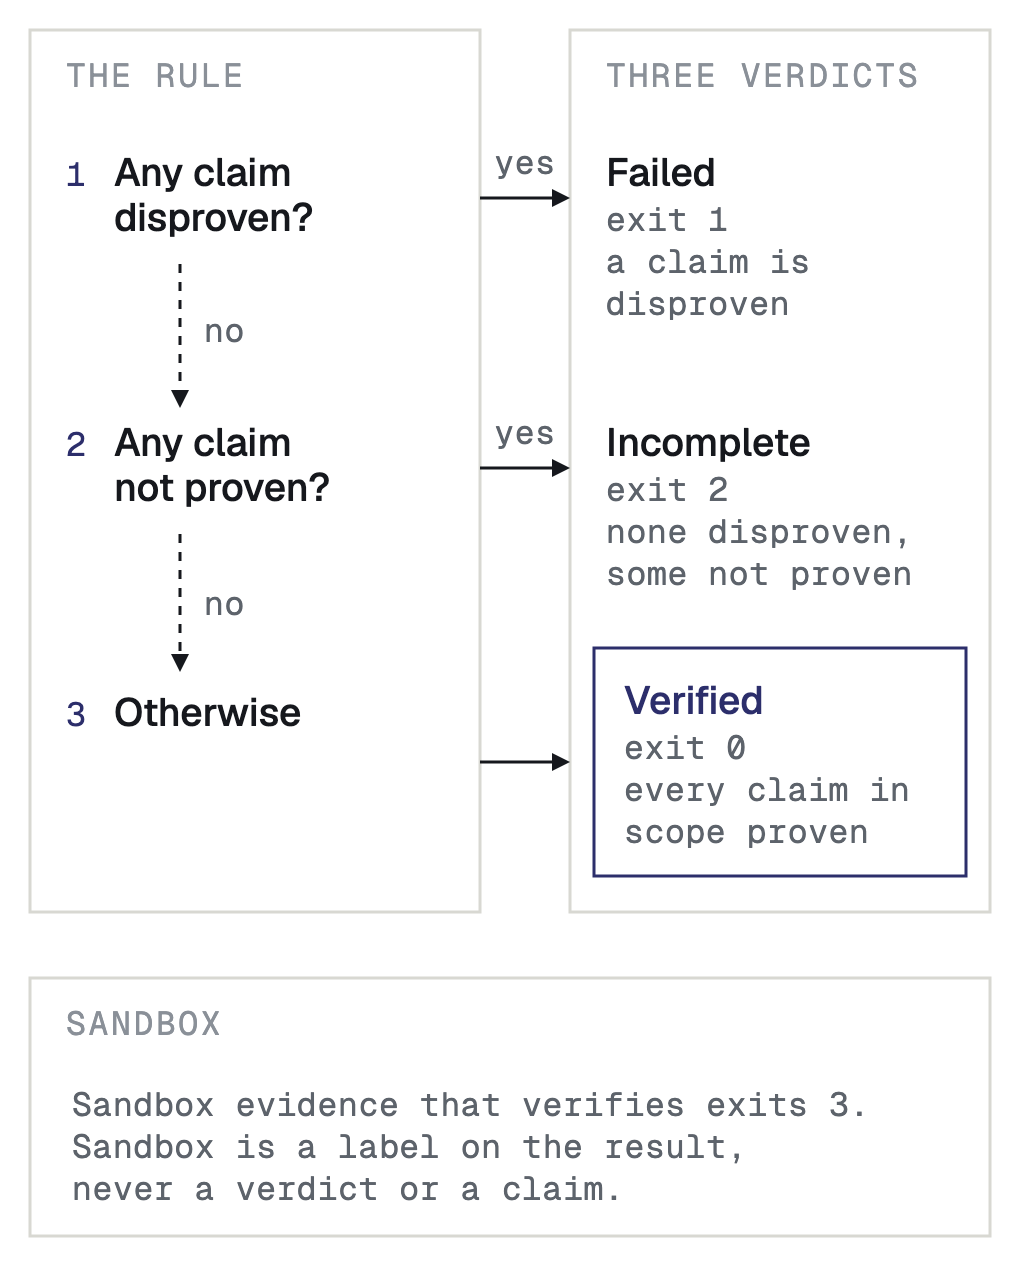

This figure's Python source:
"""Writes six-claims.svg, claims-to-verdict.svg and their -dark twins.
Run: python3 claims-to-verdict.py, then python3 render.py <names> for the PNGs the pages show.

Drawn 340 wide, the width of a docs column on a phone, with 11px labels at the least.
The picture is split in two, one under the other: the six claims, then the rule that
turns them into one of three verdicts.
"""
import os
from lib import D

ARIA_CLAIMS = ("The six claims the kernel checks: signed, unchanged, witnessed, complete, agreed and "
               "follows the rules. Each claim is proven, disproven or not proven.")

ARIA = ("How the claims become one verdict. The rule is read in order. If any claim is disproven, the "
        "verdict is Failed, exit 1. If not, and any claim is not proven, the verdict is Incomplete, exit 2. "
        "Otherwise the verdict is Verified, exit 0. Below, a note: a pack built in the Sandbox that verifies "
        "exits 3. Sandbox is a label on the result, not a verdict.")


def claims(dark=False):
    d = D(340, 314, ARIA_CLAIMS, dark, big=True)
    d.zone(10, 10, 320, 294, "Six claims")
    rows = [("Signed", "the named key signed it"),
            ("Unchanged", "bytes match what was signed"),
            ("Witnessed", "a stamp covers it"),
            ("Complete", "the pack holds all it declares"),
            ("Agreed", "both sides of a hand-off agree"),
            ("Follows the rules", "follows the record format")]
    for i, (a, b) in enumerate(rows):
        d.node(24, 52 + i * 40, a, [b])
    d.text(24, 292, "each: proven, disproven, not proven")
    return d


def verdict(dark=False):
    d = D(340, 422, ARIA, dark, big=True)

    d.zone(10, 10, 150, 294, "The rule")
    d.text(22, 62, "1", 'step')
    d.text(38, 62, "Any claim", 'lbl')
    d.text(38, 77, "disproven?", 'lbl')
    d.text(22, 152, "2", 'step')
    d.text(38, 152, "Any claim", 'lbl')
    d.text(38, 167, "not proven?", 'lbl')
    d.text(22, 242, "3", 'step')
    d.text(38, 242, "Otherwise", 'lbl')
    d.arrow([(60, 88), (60, 136)], dashed=True)
    d.text(68, 114, "no")
    d.arrow([(60, 178), (60, 224)], dashed=True)
    d.text(68, 205, "no")

    d.zone(190, 10, 140, 294, "Three verdicts")
    d.node(202, 62, "Failed", ["exit 1", "a claim is", "disproven"])
    d.node(202, 152, "Incomplete", ["exit 2", "none disproven,", "some not proven"])
    d.accent_box(198, 216, 124, 76)
    d.text(208, 238, "Verified", 'acc')
    d.text(208, 253, "exit 0")
    d.text(208, 267, "every claim in")
    d.text(208, 281, "scope proven")

    for y in (66, 156):
        d.arrow([(160, y), (190, y)])
        d.text(175, y - 8, "yes", anchor='middle')
    d.arrow([(160, 254), (190, 254)])

    d.zone(10, 326, 320, 86, "Sandbox")
    d.text(24, 372, "Sandbox evidence that verifies exits 3.")
    d.text(24, 386, "Sandbox is a label on the result,")
    d.text(24, 400, "never a verdict or a claim.")
    return d


if __name__ == '__main__':
    here = os.path.dirname(os.path.abspath(__file__))
    for name, fn in (("six-claims", claims), ("claims-to-verdict", verdict)):
        fn().save(f"{here}/{name}.svg")
        fn(True).save(f"{here}/{name}-dark.svg")
